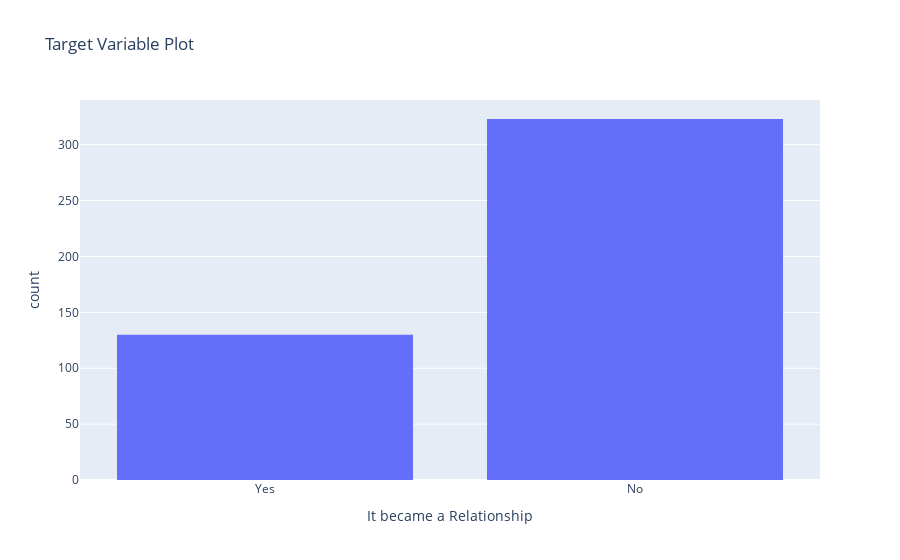

Notebook code cell kept with this figure:
### Code cell
fig = px.histogram(data, x="It became a Relationship",title = 'Target Variable Plot')
fig.show()

### Figure 1 — Plotly figure (JSON) as saved in the notebook; plotly's stock layout.template omitted (floating-point values rounded to 4 significant figures; data arrays with more than 128 entries replaced by an {"elided": "..."} marker saying what was removed)
{"data": [{"alignmentgroup": "True", "bingroup": "x", "hovertemplate": "It became a Relationship=%{x}<br>count=%{y}<extra></extra>", "legendgroup": "", "marker": {"color": "#636efa"}, "name": "", "offsetgroup": "", "orientation": "v", "showlegend": false, "type": "histogram", "x": {"elided": "453 str values"}, "xaxis": "x", "yaxis": "y"}], "layout": {"barmode": "relative", "legend": {"tracegroupgap": 0}, "title": {"text": "Target Variable Plot"}, "xaxis": {"anchor": "y", "domain": [0, 1], "title": {"text": "It became a Relationship"}}, "yaxis": {"anchor": "x", "domain": [0, 1], "title": {"text": "count"}}}}
